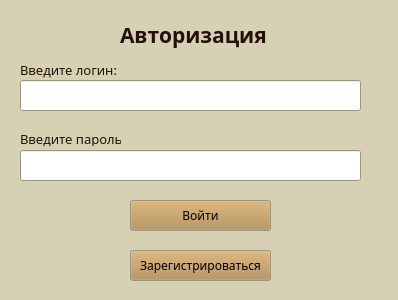
<?xml version="1.0" encoding="UTF-8"?>
<ui version="4.0">
 <class>Form</class>
 <widget class="QWidget" name="Form">
  <property name="geometry">
   <rect>
    <x>0</x>
    <y>0</y>
    <width>398</width>
    <height>300</height>
   </rect>
  </property>
  <property name="palette">
   <palette>
    <active>
     <colorrole role="WindowText">
      <brush brushstyle="SolidPattern">
       <color alpha="255">
        <red>37</red>
        <green>15</green>
        <blue>11</blue>
       </color>
      </brush>
     </colorrole>
     <colorrole role="Button">
      <brush brushstyle="SolidPattern">
       <color alpha="255">
        <red>121</red>
        <green>78</green>
        <blue>43</blue>
       </color>
      </brush>
     </colorrole>
     <colorrole role="Window">
      <brush brushstyle="SolidPattern">
       <color alpha="255">
        <red>214</red>
        <green>209</green>
        <blue>178</blue>
       </color>
      </brush>
     </colorrole>
    </active>
    <inactive>
     <colorrole role="WindowText">
      <brush brushstyle="SolidPattern">
       <color alpha="255">
        <red>37</red>
        <green>15</green>
        <blue>11</blue>
       </color>
      </brush>
     </colorrole>
     <colorrole role="Button">
      <brush brushstyle="SolidPattern">
       <color alpha="255">
        <red>176</red>
        <green>136</green>
        <blue>76</blue>
       </color>
      </brush>
     </colorrole>
     <colorrole role="Window">
      <brush brushstyle="SolidPattern">
       <color alpha="255">
        <red>214</red>
        <green>209</green>
        <blue>178</blue>
       </color>
      </brush>
     </colorrole>
    </inactive>
    <disabled>
     <colorrole role="Base">
      <brush brushstyle="SolidPattern">
       <color alpha="255">
        <red>214</red>
        <green>209</green>
        <blue>178</blue>
       </color>
      </brush>
     </colorrole>
     <colorrole role="Window">
      <brush brushstyle="SolidPattern">
       <color alpha="255">
        <red>214</red>
        <green>209</green>
        <blue>178</blue>
       </color>
      </brush>
     </colorrole>
    </disabled>
   </palette>
  </property>
  <property name="font">
   <font>
    <family>XO Tahion</family>
   </font>
  </property>
  <property name="windowTitle">
   <string>Form</string>
  </property>
  <widget class="QPushButton" name="pushButton_auth_in">
   <property name="geometry">
    <rect>
     <x>130</x>
     <y>200</y>
     <width>141</width>
     <height>31</height>
    </rect>
   </property>
   <property name="text">
    <string>Войти</string>
   </property>
  </widget>
  <widget class="QPushButton" name="pushButton_reg_in_auth">
   <property name="geometry">
    <rect>
     <x>130</x>
     <y>250</y>
     <width>141</width>
     <height>31</height>
    </rect>
   </property>
   <property name="text">
    <string>Зарегистрироваться</string>
   </property>
  </widget>
  <widget class="QLabel" name="label_auth">
   <property name="geometry">
    <rect>
     <x>120</x>
     <y>20</y>
     <width>161</width>
     <height>31</height>
    </rect>
   </property>
   <property name="text">
    <string>&lt;html&gt;&lt;head/&gt;&lt;body&gt;&lt;p&gt;&lt;span style=&quot; font-size:16pt; font-weight:700;&quot;&gt;Авторизация&lt;/span&gt;&lt;/p&gt;&lt;/body&gt;&lt;/html&gt;</string>
   </property>
  </widget>
  <widget class="QLineEdit" name="lineEdit_auth_login">
   <property name="geometry">
    <rect>
     <x>20</x>
     <y>80</y>
     <width>341</width>
     <height>31</height>
    </rect>
   </property>
  </widget>
  <widget class="QLineEdit" name="lineEdit_aut_pass">
   <property name="geometry">
    <rect>
     <x>20</x>
     <y>150</y>
     <width>341</width>
     <height>31</height>
    </rect>
   </property>
  </widget>
  <widget class="QLabel" name="label_auth_login">
   <property name="geometry">
    <rect>
     <x>20</x>
     <y>60</y>
     <width>121</width>
     <height>21</height>
    </rect>
   </property>
   <property name="text">
    <string>&lt;html&gt;&lt;head/&gt;&lt;body&gt;&lt;p&gt;&lt;span style=&quot; font-size:10pt;&quot;&gt;Введите логин:&lt;/span&gt;&lt;/p&gt;&lt;/body&gt;&lt;/html&gt;</string>
   </property>
  </widget>
  <widget class="QLabel" name="label_auth_pass">
   <property name="geometry">
    <rect>
     <x>20</x>
     <y>130</y>
     <width>101</width>
     <height>16</height>
    </rect>
   </property>
   <property name="text">
    <string>&lt;html&gt;&lt;head/&gt;&lt;body&gt;&lt;p&gt;&lt;span style=&quot; font-size:10pt;&quot;&gt;Введите пароль:&lt;/span&gt;&lt;/p&gt;&lt;/body&gt;&lt;/html&gt;</string>
   </property>
  </widget>
 </widget>
 <resources/>
 <connections/>
</ui>
